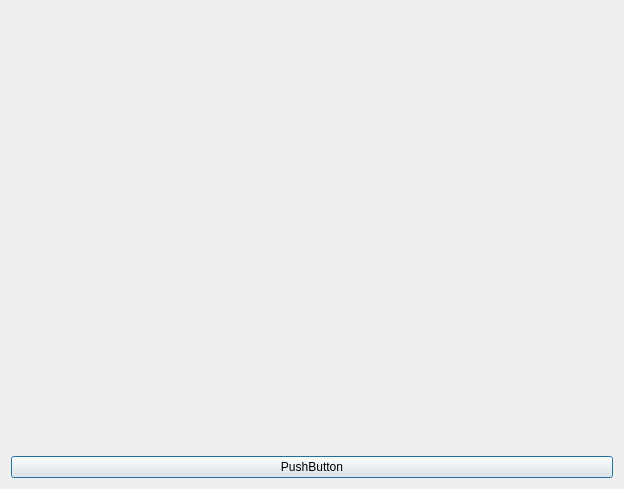
<?xml version="1.0" encoding="UTF-8"?>
<ui version="4.0">
 <class>Dialog</class>
 <widget class="QDialog" name="Dialog">
  <property name="geometry">
   <rect>
    <x>0</x>
    <y>0</y>
    <width>624</width>
    <height>489</height>
   </rect>
  </property>
  <property name="windowTitle">
   <string>Dialog</string>
  </property>
  <layout class="QVBoxLayout" name="verticalLayout">
   <item>
    <widget class="PlotWidget" name="widget" native="true"/>
   </item>
   <item>
    <widget class="QPushButton" name="pushButton">
     <property name="text">
      <string>PushButton</string>
     </property>
    </widget>
   </item>
  </layout>
 </widget>
 <customwidgets>
  <customwidget>
   <class>PlotWidget</class>
   <extends>QWidget</extends>
   <header>pyqtgraph</header>
   <container>1</container>
  </customwidget>
 </customwidgets>
 <resources/>
 <connections/>
</ui>
